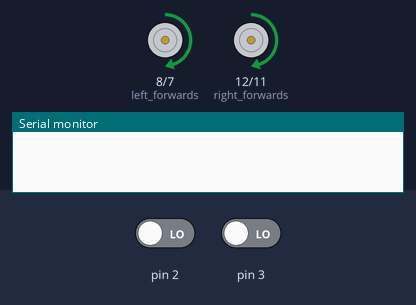
The sketch below on a simulated Arduino Uno, built with avr-gcc and run on an emulated ATmega328P. Shown: motor-driver pin pairs drawn as motors (green arrow = first pin HIGH = forward, orange = second pin HIGH = backward, longer = more drive, scaled by the enable pin), the last lines printed to the serial monitor. The inputs (shaded band) are chosen by the test bench; at power-on: pin 2 LOW, pin 3 LOW.

Above: at 1.2 s.
1.3 s: pin 2 driven HIGH
At 2.7 s:
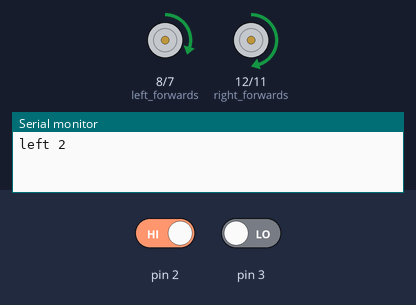
3.5 s: pin 3 driven HIGH
At 11.2 s:
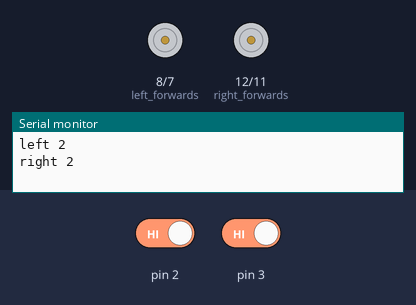
Timing chart, 0 to 11.5 s (numbered marks = the images above; inputs shaded):
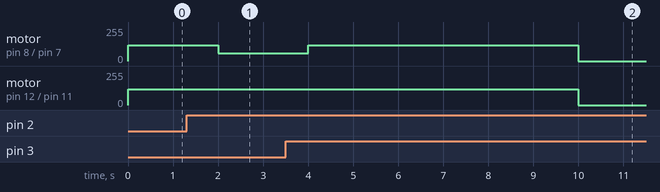

Measured:
- after the input at 1.3 s, motor on pin 8 (left_forwards) / pin 7 (left_backwards): forward 120/255 → forward 60/255 after 0.70 s
- after the input at 3.5 s, motor on pin 8 (left_forwards) / pin 7 (left_backwards): forward 60/255 → forward 120/255 after 0.50 s, → stopped 6.0 s later

The sketch:

S5_S6_Straight.ino
```cpp
volatile int left_count = 1; //left motor pulse
volatile int right_count = 1; //right motor pulse
float ratio = 0;
int left_enable = 9;
int left_forwards = 8;
int left_backwards = 7;
int right_enable = 10;
int right_forwards = 12;
int right_backwards = 11;
int highSpeed = 120;

// the setup function runs once when you press reset or power the board
void setup()
{
  Serial.begin(115200);
  attachInterrupt(digitalPinToInterrupt(2), leftInterrupt, RISING);
  attachInterrupt(digitalPinToInterrupt(3), rightInterrupt, RISING);
  pinMode(left_enable, OUTPUT);
  pinMode(left_forwards, OUTPUT);
  pinMode(left_backwards, OUTPUT);
  pinMode(right_enable, OUTPUT);
  pinMode(right_forwards, OUTPUT);
  pinMode(right_backwards, OUTPUT);
}

void leftInterrupt()
{
  left_count++;
  Serial.print("left ");
  Serial.println(left_count);
}
void rightInterrupt()
{
  right_count++;
  Serial.print("right ");
  Serial.println(right_count);
}
// the loop function runs over and over again forever

/* Not used
 *
 *
void noWig()
{
  if (right_count-left_count < 0)
  {
    while (left_count-right_count > 10)
    {
      analogWrite(left_forwards, 0);
      analogWrite(right_forwards, highSpeed);
    }

  }
  if (left_count-right_count < 0)
  {
    while (right_count-left_count > 10)
    {
      analogWrite(right_forwards, 0);
      analogWrite(left_forwards, highSpeed);
    }
  }
  hardStop();
}
*/

void time_forward(int delay_time)
{
  analogWrite(left_enable, highSpeed);
  analogWrite(right_enable, highSpeed);
  digitalWrite(left_backwards, LOW);
  digitalWrite(right_backwards, LOW);
  digitalWrite(left_forwards, HIGH);
  digitalWrite(right_forwards, HIGH);
  delay(delay_time*1000);
 //This is the defined instructions that are called when 'forwards' is used.
}

void backwards()
{
  digitalWrite(left_enable, HIGH);
  digitalWrite(right_enable, HIGH);
  digitalWrite(left_forwards, LOW);
  digitalWrite(right_forwards, LOW);
  digitalWrite(left_backwards, HIGH);
  digitalWrite(right_backwards, HIGH);
}

void hardStop()
{
  digitalWrite(left_enable, HIGH);
  digitalWrite(right_enable, HIGH);
  digitalWrite(left_backwards, HIGH);
  digitalWrite(right_backwards, HIGH);
  digitalWrite(left_forwards, HIGH);
  digitalWrite(right_forwards, HIGH);

}
void loop()
{
  int left_speed, right_speed;
  time_forward(2);
  //find out which side is faster first
  if(left_count>right_count)
  {
    ratio = (float)right_count/(float)left_count;
    left_speed = highSpeed * ratio;
    right_speed = highSpeed;
  }
  else
  {
    ratio = (float)left_count/(float)right_count;
    right_speed = highSpeed * ratio;
    left_speed = highSpeed;
  }

  analogWrite(left_enable, left_speed);
  analogWrite(right_enable, right_speed);
  digitalWrite(left_backwards, LOW);
  digitalWrite(right_backwards, LOW);
  digitalWrite(left_forwards, HIGH);
  digitalWrite(right_forwards, HIGH);
  delay (2000);
  if(left_count>right_count)
  {
    ratio = (float)right_count/(float)left_count;
    left_speed = highSpeed * ratio;
    right_speed = highSpeed;
  }
  else
  {
    ratio = (float)left_count/(float)right_count;
    right_speed = highSpeed * ratio;
    left_speed = highSpeed;
  }
  analogWrite(left_enable, left_speed);
  analogWrite(right_enable, right_speed);
  digitalWrite(left_backwards, LOW);
  digitalWrite(right_backwards, LOW);
  digitalWrite(left_forwards, HIGH);
  digitalWrite(right_forwards, HIGH);
//  Serial.print("ratio ");
//  Serial.println(ratio);
  delay(6000);

  //noWig();


//  noWig();
//  analogWrite(left_forwards, left_speed);
//  analogWrite(right_forwards, right_speed);
//  delay(4000);
//  noWig();
  hardStop();
  while (true);
}
```
